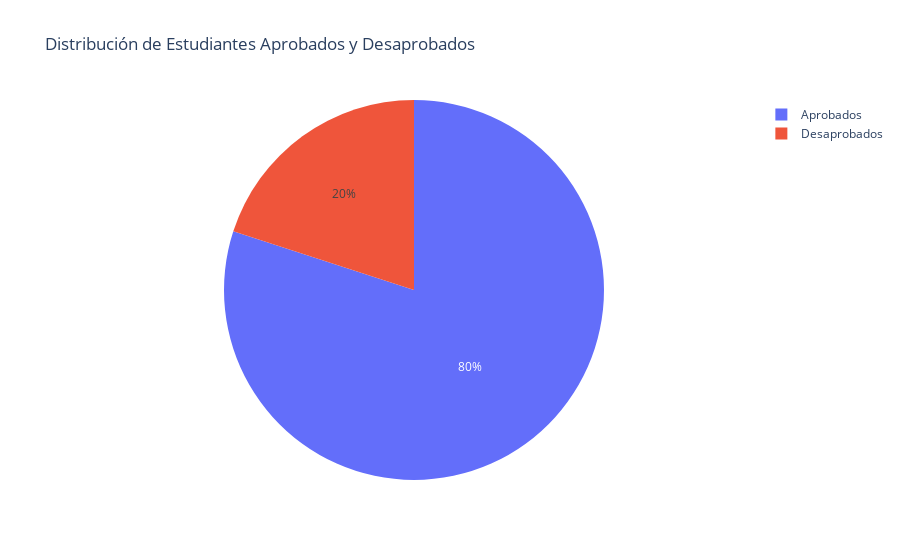

The cell this chart's notebook holds for it:
### Markdown cell above
### Se utiliza Plotly para crear un diagrama de cajas por cada materia, mostrando la distribución de las notas.

### Code cell
cantidad_aprobados = len(df[df['aprobado'] == 'Sí'])
cantidad_no_aprobados = len(df[df['aprobado'] == 'No'])

labels = ['Aprobados', 'Desaprobados']
values = [cantidad_aprobados, cantidad_no_aprobados]
colors = ['#636eEFA', '#EF553B']

fig_pie = go.Figure(data=[plt.Pie(labels=labels, values=values, marker=dict(colors=colors))])
fig_pie.update_traces(textinfo='percent')
fig_pie.update_layout(title='Distribución de Estudiantes Aprobados y Desaprobados')

### Figure 1 — Plotly figure (JSON) as saved in the notebook; plotly's stock layout.template omitted (floating-point values rounded to 4 significant figures)
{"data": [{"labels": ["Aprobados", "Desaprobados"], "marker": {"colors": ["#636eEFA", "#EF553B"]}, "textinfo": "percent", "type": "pie", "values": [16, 4]}], "layout": {"title": {"text": "Distribución de Estudiantes Aprobados y Desaprobados"}}}
